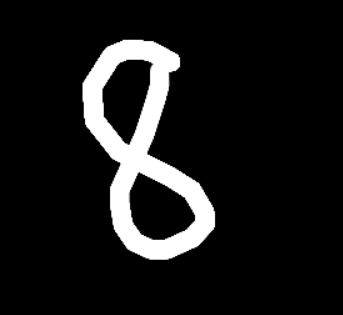
#> input picture mnist-web/backend/anh_1_chu_so.PNG, 343 x 315 px
$ python -i preprocessing.py   (imports and definitions only)
#> lines starting #> are read from the running program, lines starting #| are printed output that depends on the picture; after the words box and inside, x2 and y2 are one past the last pixel; in counts of white or black regions, pixels touching at a corner belong together
#> further down, picture is the input picture: PIL image 343x315 RGBA; mean R, G, B, A 25.5, 25.5, 25.5, 255
"""
Module tiền xử lý và phân đoạn ảnh chữ số viết tay, dùng OpenCV.

Pipeline xử lý ảnh áp dụng (đúng các bước cơ bản trong môn Xử lý ảnh & Thị giác máy tính):
1. Chuyển ảnh màu -> ảnh xám (grayscale)
2. Làm mịn nhiễu bằng Gaussian Blur
3. Phân ngưỡng nhị phân (Otsu thresholding) -> ảnh nhị phân đen/trắng
4. Phép toán hình thái học Dilation (CHỈ dùng cho 1 chữ số; multi-digit
   dùng dilation nhẹ hơn để tránh 2 số dính nhau)
5. Contour Detection + Projection Profile -> tìm và tách từng vùng chữ số
6. Chuẩn hóa từng chữ số về đúng định dạng ảnh MNIST (28x28, canh giữa)
"""

import cv2
import numpy as np
from PIL import Image


# =============================================================================
# CÁC HẰNG SỐ CẤU HÌNH CHO 2 CHẾ ĐỘ
# =============================================================================
# Single-digit: nét vẽ mảnh (touchpad, chuột nhỏ) nên cần dilation mạnh + merge
#               các mảnh vỡ của 1 số (vd: số 1 có serif tách rời, số 2 vòng hở).
# Multi-digit:  ưu tiên tách rời 2 số đứng gần, dilation nhẹ + merge_gap lớn hơn.

DILATE_ITER_SINGLE = 1    # Giảm xuống 1 để tránh bít kín các khe hở của số 3, 6, 8, 9, 0
DILATE_ITER_MULTI  = 1    # iteration dilation cho mode nhiều số (giữ tách rời)
DILATE_KERNEL      = (3, 3)

MERGE_GAP_SINGLE   = 10   # px - gộp box của 1 số nếu cách < 10px
MERGE_GAP_MULTI    = 30   # px - hạn chế gộp nhầm 2 số khác nhau

MIN_AREA           = 15   # loại bỏ contour quá nhỏ (nhiễu, dấu chấm)


# =============================================================================
# CÁC HÀM TIỆN ÍCH
# =============================================================================
def _pil_to_cv2_gray(img: Image.Image) -> tuple[np.ndarray, bool]:
    """
    Chuyển ảnh PIL sang mảng OpenCV grayscale (uint8).
    Đồng thời chuẩn hoá kích thước nếu ảnh quá lớn (> 800px) để đảm bảo
    tốc độ xử lý và tính nhất quán của các tham số morphological & thresholding.
    Trả về (gray, is_resized).
    """
    img_rgb = img.convert('RGB')
    cv_img = cv2.cvtColor(np.array(img_rgb), cv2.COLOR_RGB2BGR)

    h, w = cv_img.shape[:2]
    max_dim = max(h, w)
    is_resized = False
    if max_dim > 800:
        scale = 800.0 / max_dim
        new_w, new_h = max(1, int(w * scale)), max(1, int(h * scale))
        cv_img = cv2.resize(cv_img, (new_w, new_h), interpolation=cv2.INTER_AREA)
        is_resized = True

    gray = cv2.cvtColor(cv_img, cv2.COLOR_BGR2GRAY)
    return gray, is_resized


def _is_canvas(gray: np.ndarray) -> bool:
    """Canvas vẽ tay: nền đen chiếm phần lớn ảnh. Dùng median vì số vẽ to/nét dày
    làm mean tăng cao (>35) dù đó vẫn là canvas, dẫn tới nhận nhầm là ảnh camera."""
    return float(np.median(gray)) < 35 or float(np.mean(gray)) < 35


def _binarize(img: Image.Image, dilate_iter: int = DILATE_ITER_SINGLE) -> tuple[np.ndarray, np.ndarray]:
    """
    Bước 1-4 của pipeline: grayscale -> phát hiện nguồn ảnh (canvas vs ảnh giấy/camera)
    -> Adaptive Threshold hoặc Otsu -> dilation & lọc nhiễu.
    Trả về:
      - binary: ảnh nhị phân nền đen (0), nét chữ trắng (255) - đúng chuẩn MNIST.
      - gray: ảnh xám đã chuẩn hoá kích thước.
    """
    gray, _ = _pil_to_cv2_gray(img)

    # 1. Kiểm tra nguồn ảnh:
    # Nếu là canvas vẽ tay: phần lớn pixel là màu đen (mean < 35)
    mean_val = np.mean(gray)
#> mean_val = 25.52
    median_val = np.median(gray)
#> median_val = 0

    if _is_canvas(gray):
        # Canvas đen vẽ nét trắng: Gaussian Blur + Otsu Thresholding chuẩn
        blurred = cv2.GaussianBlur(gray, (5, 5), 0)
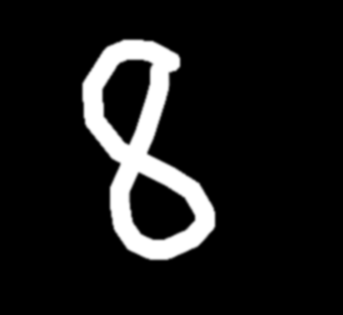
#> blurred: shape (315, 343); min 0, max 255, mean 25.5
        _, binary = cv2.threshold(blurred, 0, 255, cv2.THRESH_BINARY + cv2.THRESH_OTSU)
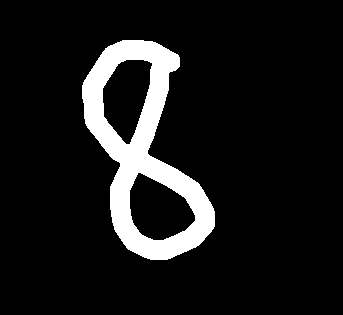
#> binary: shape (315, 343); 10.1% white; 1 white region, box (x1, y1, x2, y2) and area: (82, 40, 215, 260) 10896
    else:
        # Ảnh chụp từ Camera / Upload giấy có ánh sáng không đều & bóng mờ
        # Xác định nền giấy sáng hay tối dựa trên median
        is_light_bg = median_val > 90 or mean_val > 90
        blurred = cv2.GaussianBlur(gray, (5, 5), 0)

        # Dùng Adaptive Thresholding để triệt tiêu toàn bộ bóng đổ & chênh sáng môi trường
        thresh_type = cv2.THRESH_BINARY_INV if is_light_bg else cv2.THRESH_BINARY
        binary = cv2.adaptiveThreshold(
            blurred, 255, cv2.ADAPTIVE_THRESH_GAUSSIAN_C, thresh_type, 31, 12
        )

        # Khử các chấm nhiễu muối tiêu nhỏ từ camera bằng Morphological Opening
        kernel_clean = np.ones((2, 2), np.uint8)
        binary = cv2.morphologyEx(binary, cv2.MORPH_OPEN, kernel_clean)

    if dilate_iter > 0:
        kernel = np.ones(DILATE_KERNEL, np.uint8)
        binary = cv2.dilate(binary, kernel, iterations=dilate_iter)
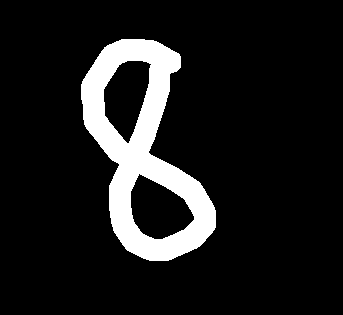
#> binary: shape (315, 343); 11.3% white; 1 white region

    return binary, gray


# Độ dày nét mục tiêu (px, trong ảnh 28x28). Nét MNIST dày khoảng 2-2.5px
# (mean pixel của MNIST ~0.13). Nét vẽ bằng chuột/ảnh chụp thường dày gấp ~2 lần.
TARGET_STROKE_PX = 2.2


def _estimate_stroke_width(binary: np.ndarray) -> float:
    """Ước lượng độ dày nét trung bình: width ~ 2 * diện tích / chu vi."""
    area = float(cv2.countNonZero(binary))
    if area == 0:
        return 0.0
    contours, _ = cv2.findContours(binary, cv2.RETR_CCOMP, cv2.CHAIN_APPROX_NONE)
    perimeter = sum(cv2.arcLength(c, True) for c in contours)
    if perimeter <= 0:
        return 0.0
    return 2.0 * area / perimeter


def _count_holes(binary: np.ndarray) -> int:
    """Số lỗ rỗng bên trong nét (vòng của 0, 6, 8, 9, 4...)."""
    contours, hierarchy = cv2.findContours(binary, cv2.RETR_CCOMP, cv2.CHAIN_APPROX_SIMPLE)
    if hierarchy is None:
        return 0
    return sum(1 for hi in hierarchy[0] if hi[3] != -1)


def _holes_after_downscale(binary: np.ndarray) -> int:
    """Đếm lỗ còn lại sau khi thu nhỏ về hộp 20x20 (đúng như lúc đưa vào model)."""
    h, w = binary.shape
    scale = 20.0 / max(h, w)
    small = cv2.resize(binary, (max(1, int(round(w * scale))), max(1, int(round(h * scale)))),
                       interpolation=cv2.INTER_AREA)
    m = float(small.max())
    if m <= 0:
        return 0
    padded = cv2.copyMakeBorder(small, 1, 1, 1, 1, cv2.BORDER_CONSTANT, value=0)
    return _count_holes(((padded > 0.5 * m).astype(np.uint8)) * 255)


def _stroke_width_basic(digit_crop: np.ndarray) -> np.ndarray:
    """
    Đưa độ dày nét về gần MNIST (~2.2px ở ảnh 28x28) TRƯỚC khi thu nhỏ về 20x20.
    - Nét quá dày (số nhỏ + brush to): làm mỏng (erode) để không bít khe hở 3, 5, 6, 8, 9.
    - Nét quá mảnh (số vẽ to + brush nhỏ): làm dày (dilate) vì sau khi thu nhỏ
      nét sẽ mờ nhạt, khác xa ảnh MNIST có nét sáng, đậm.
    """
    h, w = digit_crop.shape
    scale = 20.0 / max(h, w)
    width_now = _estimate_stroke_width(digit_crop)
    if width_now <= 0:
        return digit_crop

    width_target_src = TARGET_STROKE_PX / scale   # độ dày mong muốn ở ảnh gốc
    radius = (width_now - width_target_src) / 2.0
    if abs(radius) < 1.0:
        return digit_crop                         # đã gần chuẩn, giữ nguyên

    if radius > 0:
        r = int(min(round(radius), max(1, int(width_now * 0.35))))
        k = cv2.getStructuringElement(cv2.MORPH_ELLIPSE, (2 * r + 1, 2 * r + 1))
        eroded = cv2.erode(digit_crop, k)
        # Nếu erode làm mất quá nhiều nét thì bỏ qua, giữ ảnh gốc
        if cv2.countNonZero(eroded) < 0.25 * cv2.countNonZero(digit_crop):
            return digit_crop
        return eroded

    r = int(min(round(-radius), 10))
    k = cv2.getStructuringElement(cv2.MORPH_ELLIPSE, (2 * r + 1, 2 * r + 1))
    return cv2.dilate(digit_crop, k)


def _normalize_stroke_width(digit_crop: np.ndarray) -> np.ndarray:
    """
    Chuẩn hóa độ dày nét nhưng KHÔNG để mất các lỗ của chữ số. Số có vòng hẹp
    (vd: số 8 hai vòng nhỏ) bị bít kín khi thu nhỏ nên giống 6/9/1. Nếu mất lỗ,
    làm mỏng nét thêm (erode) từ ảnh gốc đến khi các lỗ còn nhìn thấy được.
    """
    candidate = _stroke_width_basic(digit_crop)
    need = min(_count_holes(digit_crop), 2)
    if need == 0 or _holes_after_downscale(candidate) >= need:
        return candidate

    width_now = _estimate_stroke_width(digit_crop)
    scale = 20.0 / max(digit_crop.shape)
    min_width_src = 1.3 / scale          # nét sau khi thu nhỏ không được mảnh hơn ~1.3px
    max_r = int((width_now - min_width_src) / 2.0)
    for r in range(1, max_r + 1):
        k = cv2.getStructuringElement(cv2.MORPH_ELLIPSE, (2 * r + 1, 2 * r + 1))
        eroded = cv2.erode(digit_crop, k)
        if cv2.countNonZero(eroded) < 0.15 * cv2.countNonZero(digit_crop):
            break
        if _holes_after_downscale(eroded) >= need:
            return eroded
    return candidate


def _center_digit(digit_crop: np.ndarray) -> np.ndarray:
    """
    Resize giữ tỉ lệ khung hình vào hộp tối đa 20x20 và căn giữa theo
    Center of Mass (Trọng tâm pixel) đúng chuẩn tập dữ liệu MNIST.
    """
    h, w = digit_crop.shape
    if h == 0 or w == 0:
        return np.zeros((28, 28, 1), dtype='float32')

    digit_crop = _normalize_stroke_width(digit_crop)
    # Erode có thể làm bbox nhỏ lại: cắt sát lại để tỉ lệ khung hình chuẩn
    pts = cv2.findNonZero(digit_crop)
    if pts is not None:
        bx, by, bw, bh = cv2.boundingRect(pts)
        digit_crop = digit_crop[by:by + bh, bx:bx + bw]
        h, w = digit_crop.shape

    if h > w:
        new_h, new_w = 20, max(1, int(w * 20 / h))
    else:
        new_w, new_h = 20, max(1, int(h * 20 / w))

    resized = cv2.resize(digit_crop, (new_w, new_h), interpolation=cv2.INTER_AREA)

    # Đặt tạm vào giữa theo bounding box
    canvas = np.zeros((28, 28), dtype=np.float32)
    x_off = (28 - new_w) // 2
    y_off = (28 - new_h) // 2
    canvas[y_off:y_off + new_h, x_off:x_off + new_w] = resized.astype(np.float32)

    # Căn chỉnh lại theo Trọng tâm (Center of Mass) đúng chuẩn dataset MNIST (tâm tại 14.0, 14.0)
    M = cv2.moments(canvas)
    if M['m00'] > 0:
        cx = M['m10'] / M['m00']
        cy = M['m01'] / M['m00']
        shift_x = float(np.clip(14.0 - cx, -4.0, 4.0))
        shift_y = float(np.clip(14.0 - cy, -4.0, 4.0))
        M_shift = np.float32([[1, 0, shift_x], [0, 1, shift_y]])
        canvas = cv2.warpAffine(canvas, M_shift, (28, 28), borderMode=cv2.BORDER_CONSTANT, borderValue=0)

    peak = float(canvas.max())
    normalized = canvas / peak if peak > 0 else canvas / 255.0   # nét sáng tối đa = 1 như MNIST
    return normalized.reshape(28, 28, 1).astype('float32')


# =============================================================================
# BƯỚC 5A: GỘP CÁC MẢNH VỠ CÙNG MỘT CHỮ SỐ
# =============================================================================
# Ngưỡng cho bước gộp dọc (với ảnh user vẽ số "1" có gạch ngang dưới,
# contour tách thành 2 box dọc — thân "1" và gạch ngang. Nếu 2 box
# nằm cùng cột x, cách nhau < VERT_GAP_PX và chiều rộng chênh < 50%,
# coi như cùng 1 số).
VERT_MERGE_GAP       = 25    # px khoảng cách dọc tối đa để gộp
VERT_MERGE_WIDTH_RATIO = 0.5  # tỉ lệ chênh lệch chiều rộng cho phép


def _merge_close_boxes(boxes, merge_gap: int = MERGE_GAP_SINGLE):
    """
    Gộp các bounding box nằm rất gần nhau thành 1 box duy nhất theo 2 chiều.

    (1) Gộp NGANG: khi 2 box cùng hàng (khoảng cách ngang < merge_gap VÀ
        chồng lấn dọc > 30%). Cần thiết vì 1 chữ số có thể bị Contour
        Detection tách thành nhiều mảnh ngang rời nhau do răng cưa.

    (2) Gộp DỌC:  khi 2 box cùng cột (khoảng cách dọc < VERT_MERGE_GAP
        VÀ chiều rộng chênh lệch < 50%). Cần thiết vì:
        - Số "1" có gạch ngang dưới (serif) bị tách rời khỏi thân
        - Số "7" có gạch ngang giữa có thể bị tách rời
        Tránh gộp nhầm: chỉ chạy khi chiều rộng 2 box tương đương
        (gạch ngang thường dài bằng hoặc ngắn hơn thân số một chút).
    """
    if not boxes:
        return []

    # Sắp theo x tăng dần để merge ngang trước
    boxes = sorted(boxes, key=lambda b: b[0])
    merged_h = [list(boxes[0])]  # [x, y, w, h] có thể sửa được

    # Chiều cao lớn nhất: dùng để phân biệt "mảnh vỡ" (nhỏ) và "chữ số thật" (cao)
    ref_h = max(b[3] for b in boxes)

    # --- PASS 1: GỘP NGANG ---
    for x, y, w, h in boxes[1:]:
        last = merged_h[-1]
        last_right = last[0] + last[2]
        gap = x - last_right
        y_overlap = min(last[1] + last[3], y + h) - max(last[1], y)
        min_h = min(last[3], h)
        overlap_y_ratio = y_overlap / min_h if min_h > 0 else 0

        # Hai vùng đều cao gần bằng nhau => mỗi vùng là 1 chữ số riêng (vd "1" và "2"
        # viết sát nhau), KHÔNG gộp chỉ vì gần. Chỉ gộp khi chúng chồng lấn cột đáng kể
        # (các nét của cùng 1 số, vd số 4 vẽ bằng 2 nét giao nhau).
        both_tall = last[3] >= 0.55 * ref_h and h >= 0.55 * ref_h
        if both_tall:
            x_overlap = min(last_right, x + w) - max(last[0], x)
            should_merge = x_overlap > 0.3 * min(last[2], w)
        else:
            should_merge = gap < merge_gap and overlap_y_ratio > 0.3

        if should_merge:
            # Gộp ngang: mở rộng box cuối cùng để bao trùm cả box hiện tại
            new_x0 = min(last[0], x)
            new_y0 = min(last[1], y)
            new_x1 = max(last[0] + last[2], x + w)
            new_y1 = max(last[1] + last[3], y + h)
            last[0], last[1] = new_x0, new_y0
            last[2], last[3] = new_x1 - new_x0, new_y1 - new_y0
        else:
            merged_h.append([x, y, w, h])

    # --- PASS 2: GỘP DỌC ---
    # Sắp theo y để duyệt từ trên xuống dưới
    merged_h.sort(key=lambda b: b[1])
    merged = [list(merged_h[0])]
    for x, y, w, h in merged_h[1:]:
        last = merged[-1]
        last_bottom = last[1] + last[3]
        v_gap = y - last_bottom

        # Điều kiện gộp dọc:
        # - khoảng cách dọc < VERT_MERGE_GAP
        # - x-overlap lớn (cùng cột) — box dưới nằm trong box trên theo chiều ngang
        # - chiều rộng tương đương (chênh < 50%)
        x_overlap = min(last[0] + last[2], x + w) - max(last[0], x)
        x_overlap_ratio = x_overlap / min(last[2], w) if min(last[2], w) > 0 else 0
        width_ratio = min(last[2], w) / max(last[2], w) if max(last[2], w) > 0 else 0

        if v_gap >= 0 and v_gap < VERT_MERGE_GAP and x_overlap_ratio > 0.5 and width_ratio > VERT_MERGE_WIDTH_RATIO:
            # Gộp dọc: mở rộng box cuối cùng để bao trùm cả box dưới
            new_x0 = min(last[0], x)
            new_y0 = last[1]
            new_x1 = max(last[0] + last[2], x + w)
            new_y1 = y + h
            last[0], last[1] = new_x0, new_y0
            last[2], last[3] = new_x1 - new_x0, new_y1 - new_y0
        else:
            merged.append([x, y, w, h])

    # Sắp lại theo x để đảm bảo thứ tự trái → phải
    merged.sort(key=lambda b: b[0])
    return merged


# =============================================================================
# BƯỚC 5B: TÁCH KHOẢNG TRỐNG GIỮA CÁC SỐ BẰNG PROJECTION PROFILE
# =============================================================================
def _split_box_by_projection(binary: np.ndarray, x: int, y: int, w: int, h: int,
                              min_gap_px: int = 6) -> list:
    """
    Nếu 1 bounding box quá rộng (có thể chứa 2+ số bị dính nhau), dùng
    Vertical Projection Profile (đếm pixel trắng theo từng cột) để tìm
    các "khoảng trống" dọc và tách box thành nhiều box con.

    Tách tại các cột có số pixel trắng == 0 và khoảng trống kéo dài >= min_gap_px.
    Trả về danh sách [x, y, w, h] mới (đã loại bỏ box quá mỏng).
    """
    if w <= 0 or h <= 0:
        return [[x, y, w, h]]

    region = binary[y:y + h, x:x + w]            # vùng con
    col_sum = (region > 0).sum(axis=0)            # đếm pixel trắng theo từng cột

    # Tìm các vùng "trống" (col_sum == 0) liên tiếp
    is_gap = (col_sum == 0).astype(np.uint8)
    # Đánh dấu các gap có độ dài >= min_gap_px
    gap_runs = []
    i = 0
    while i < len(is_gap):
        if is_gap[i] == 1:
            j = i
            while j < len(is_gap) and is_gap[j] == 1:
                j += 1
            run_len = j - i
            if run_len >= min_gap_px:
                gap_runs.append((i, j))   # [start, end) trong hệ toạ độ region
            i = j
        else:
            i += 1

    if not gap_runs:
        return [[x, y, w, h]]

    # Cắt region thành các sub-box theo các gap
    sub_boxes = []
    cursor = 0
    for g_start, g_end in gap_runs:
        seg_w = g_start - cursor
        if seg_w >= 5:    # bỏ qua mảnh quá hẹp
            sub_boxes.append([x + cursor, y, seg_w, h])
        cursor = g_end
    # Đoạn cuối
    if len(col_sum) - cursor >= 5:
        sub_boxes.append([x + cursor, y, len(col_sum) - cursor, h])

    return sub_boxes if sub_boxes else [[x, y, w, h]]


# =============================================================================
# KIỂM TRA TỔNG QUAN ẢNH (LOẠI BỎ ẢNH CHÂN DUNG, PHONG CẢNH, ĐỒ VẬT PHỨC TẠP)
# =============================================================================
def validate_image_is_digit_document(gray: np.ndarray, binary: np.ndarray, max_contours: int = 25) -> tuple:
    """
    Kiểm tra tổng quan toàn bộ bức ảnh:
    Nếu ảnh chứa quá nhiều contour lớn hoặc có mật độ cạnh Canny quá cao,
    đây là ảnh phong cảnh, chân dung, cảnh vật phức tạp, không phải tài liệu chữ số.
    Trả về (is_valid: bool, reason: str).
    """
#> called with max_contours = 25
    # 1. Số lượng external contours có diện tích đáng kể (> 20px)
    contours, _ = cv2.findContours(binary, cv2.RETR_EXTERNAL, cv2.CHAIN_APPROX_SIMPLE)
#> contours = 1 contour; box (x1, y1, x2, y2) and area: (81, 39, 216, 261) 17124
#> (the rest of the program and of its run is left out)
